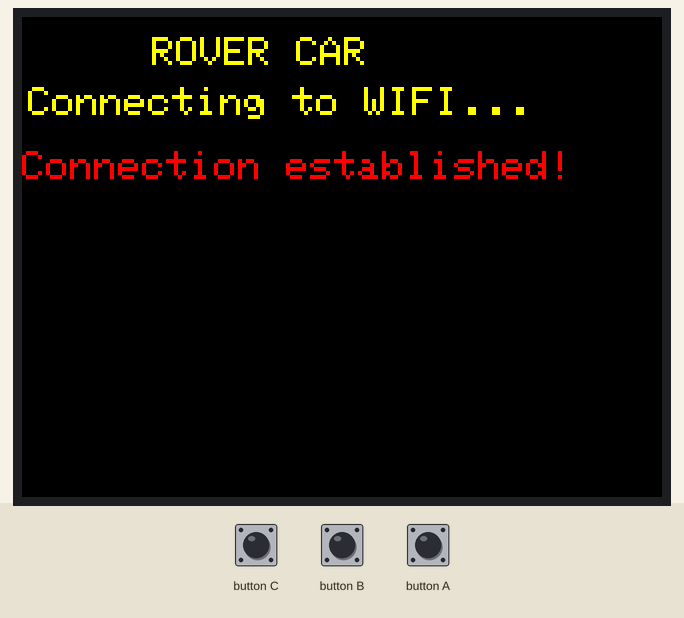
Bench run of a sketch on a simulated ESP32. On the bench: 320×240 colour display. The test bench sets the inputs (shaded band). WiFi joins after 1.5 s; servers stay silent unless stated; what the sketch prints to the serial monitor is not drawn.

Above: at 6.3 s.
8.5 s: button C pressed for 0.35 s
At 8.72 s:
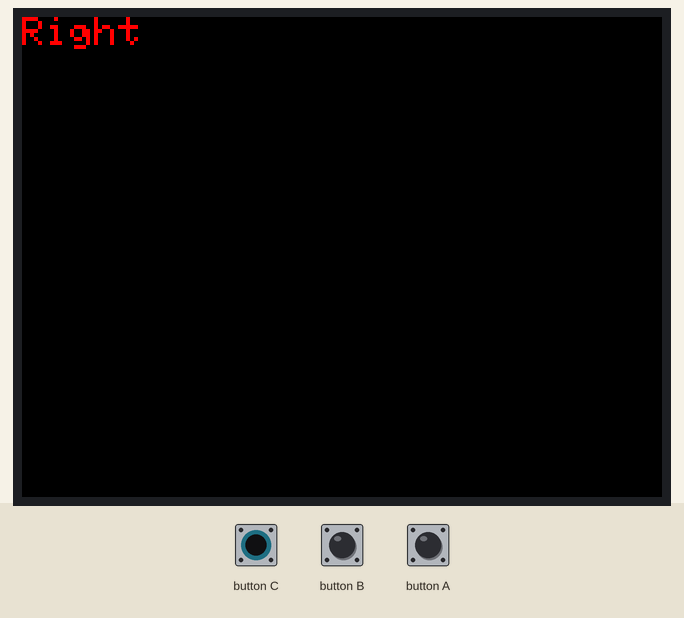
10.5 s: button B pressed for 1 s
At 10.78 s:
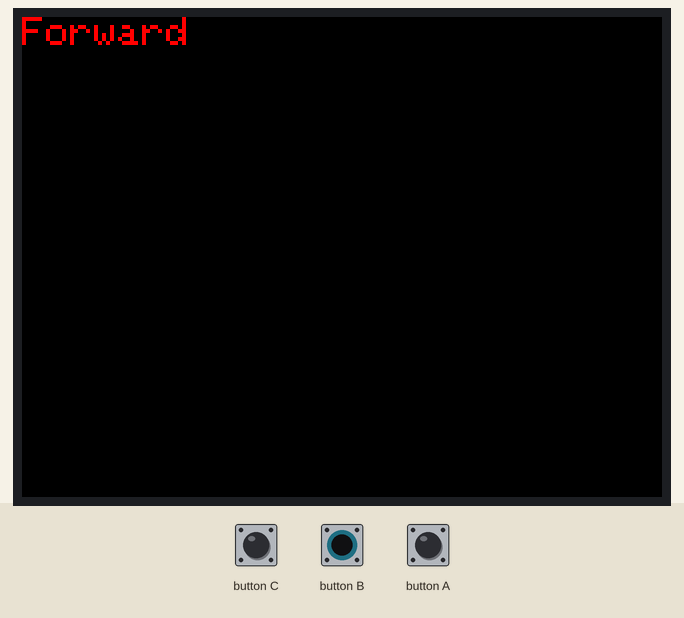
13.0 s: button A pressed for 3.2 s
At 13.17 s:
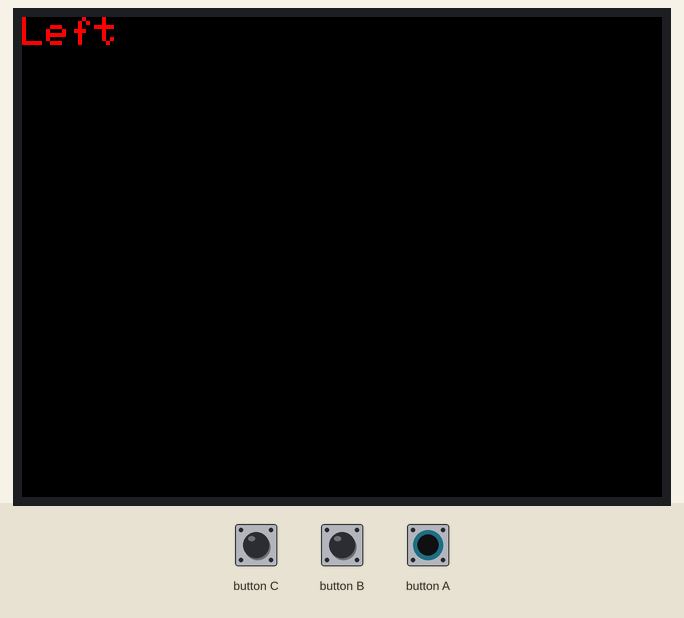
17.7 s: button C pressed for 1 s
At 18.24 s:
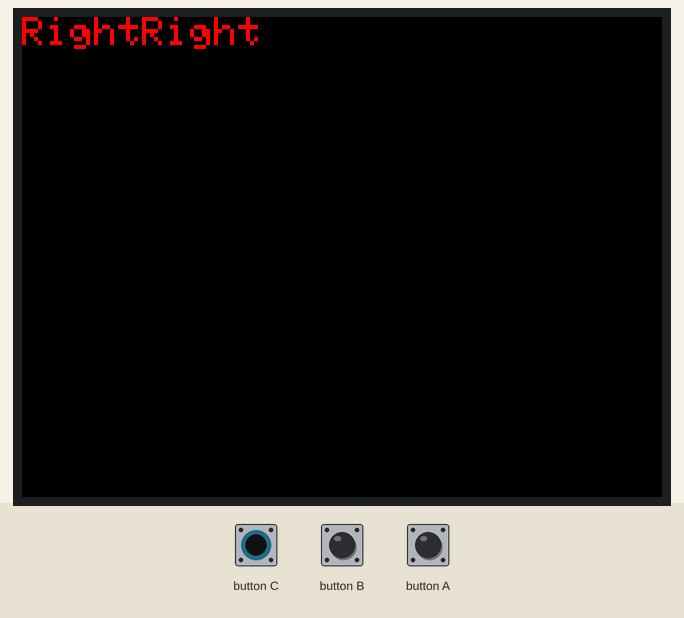
20.2 s: button A pressed for 0.35 s
At 20.5 s:
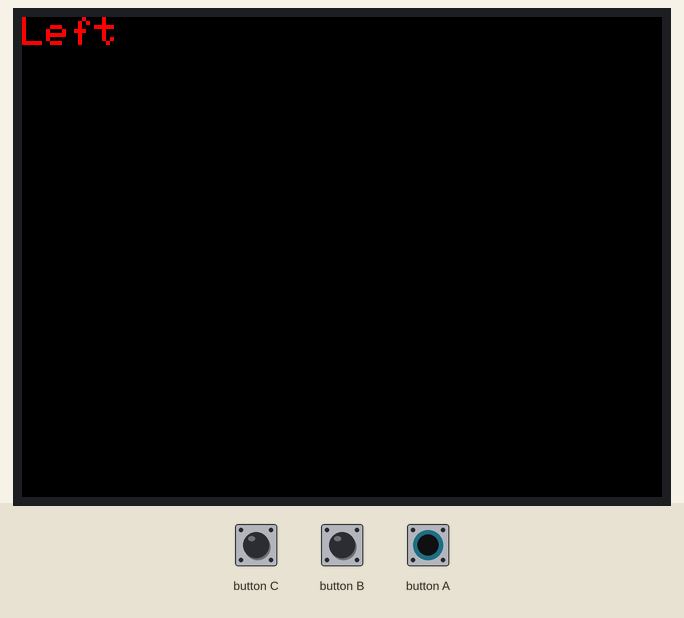
22.1 s: button B pressed for 3.2 s
At 22.57 s:
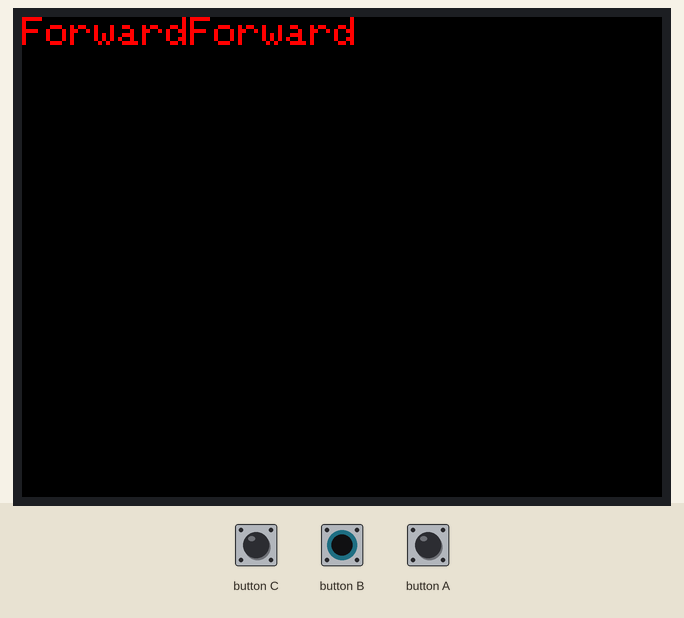
Timing chart, 0 to 25.1 s (numbered marks = the images above; inputs shaded):
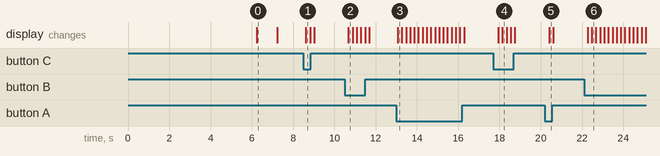

The sketch:

m5stack.ino
```cpp
#include <WiFi.h>
#include <HTTPClient.h>
#include <M5Stack.h>

//Enter your SSID information here
const char* ssid = "SSID";
const char* password =  "PASSWORD";

void setup() {
   // init lcd, serial, not init sd card
  M5.begin(true, false, true);
  M5.Lcd.clear(BLACK);
  M5.Lcd.setTextColor(YELLOW);
  M5.Lcd.setTextSize(2);
  M5.Lcd.setCursor(65, 10);
  M5.Lcd.println("ROVER CAR");
  M5.Lcd.setCursor(3, 35);
  M5.Lcd.println("Connecting to WIFI...");
  M5.Lcd.setTextColor(RED);

  // init wifi client and establishing a connection
  Serial.begin(115200);
  delay(4000);
  WiFi.begin(ssid, password);

  while (WiFi.status() != WL_CONNECTED) {
    delay(1000);
    Serial.println("Connecting to WiFi..");
  }

  Serial.println("Connected to the WiFi network");
  M5.Lcd.println("\nConnection established!");
  delay(1000);
}

void loop() {
  M5.update();

  // if want use Releasefor; suggest use Release in press event
  if (M5.BtnA.isPressed()) {
    M5.Lcd.print("Left");
    send_command("left");
  } else if (M5.BtnB.isPressed()) {
    M5.Lcd.print("Forward");
    send_command("forward");
  } else if (M5.BtnC.isPressed()) {
    M5.Lcd.print("Right");
    send_command("right");
  } else {
    M5.Lcd.clear(BLACK);
    M5.Lcd.setCursor(0, 0);
    send_command("stop");
  }

}


void send_command(String command)
{
  if ((WiFi.status() == WL_CONNECTED)) { //Check the current connection status

    HTTPClient http;
    String request="http://192.168.0.35/"+command;
    http.begin(request); //Specify the URL
    int httpCode = http.GET(); //Make the request
// To check for returning payloads, if any
//
//    if (httpCode > 0) { //Check for the returning code
//
//        String payload = http.getString();
//        Serial.println(httpCode);
//        Serial.println(payload);
//      }
//
//    else {
//      Serial.println("Error on HTTP request");
//    }
//
    http.end(); //Free the resources
  }

}
```

Measured:
- after the input at 8.5 s, the display: changes after 0.12 s (image 1)
- after the input at 10.5 s, the display: changes after 0.18 s (image 2)
- after the input at 13.0 s, the display: changes after 0.07 s (image 3)
- after the input at 17.7 s, the display: first changes after 0.24 s (image 4 shows a later state)
- after the input at 20.2 s, the display: changes after 0.21 s (image 5)
- after the input at 22.1 s, the display: first changes after 0.17 s (image 6 shows a later state)
- what the display in image 0 shows lasts 1.0 s, from 6.2 s to 7.2 s
